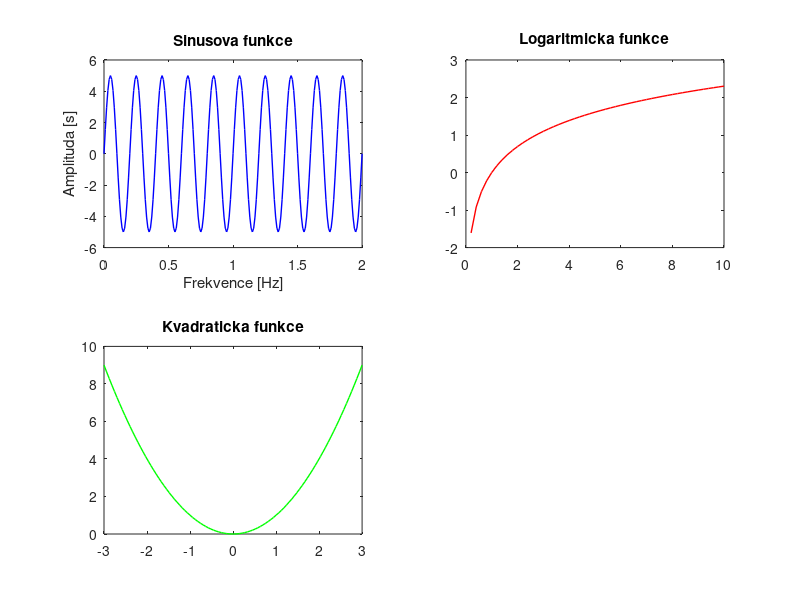
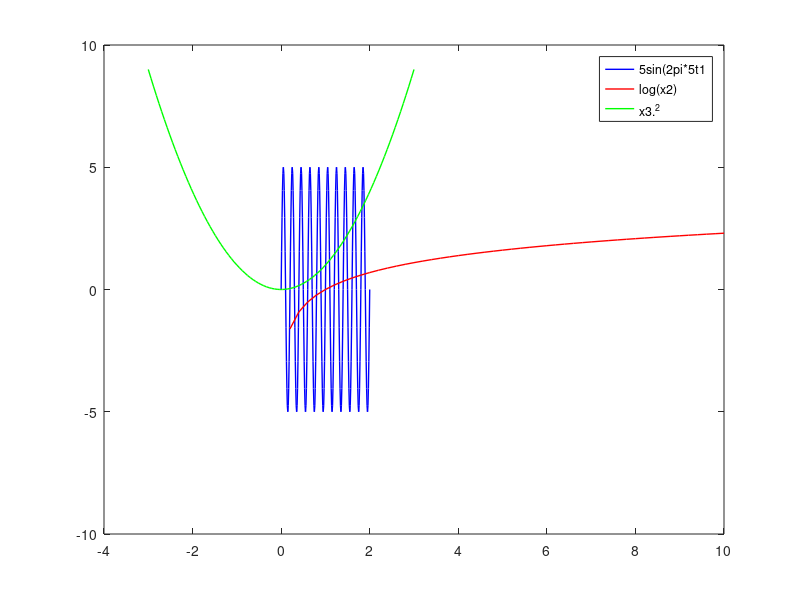

Source code (MATLAB) for these figures, in order:
close all, clear all, clc
%sinusova funkce o frekvenci 5Hz (2s)
t1=0:0.01:2;     
y1=5*sin(2*pi*5*t1);   
subplot(2,2,1);
h1=plot(t1,y1, 'linewidth', 1, 'color', 'b');
xlabel('Frekvence [Hz]')
ylabel('Amplituda [s]')
title('Sinusova funkce')
%-----------------------------
subplot(2,2,2)
x2=0:0.2:10;
y2=log(x2);
h2=plot(x2,y2, 'linewidth', 1, 'color', 'r');
title('Logaritmicka funkce')
%-----------------------------
subplot(2,2,3)
x3=linspace(-3,3);
y3=x3.^2;
h3=plot(x3,y3,'linewidth', 1, 'color', 'g');
title('Kvadraticka funkce')
%-----------------------------
%%
figure()
h1=plot(t1,y1, 'linewidth', 1, 'color', 'b');
hold on
h2=plot(x2,y2, 'linewidth', 1, 'color', 'r');
hold on
h3=plot(x3,y3,'linewidth', 1, 'color', 'g');
legend('5sin(2pi*5t1', 'log(x2)', 'x3.^2')
